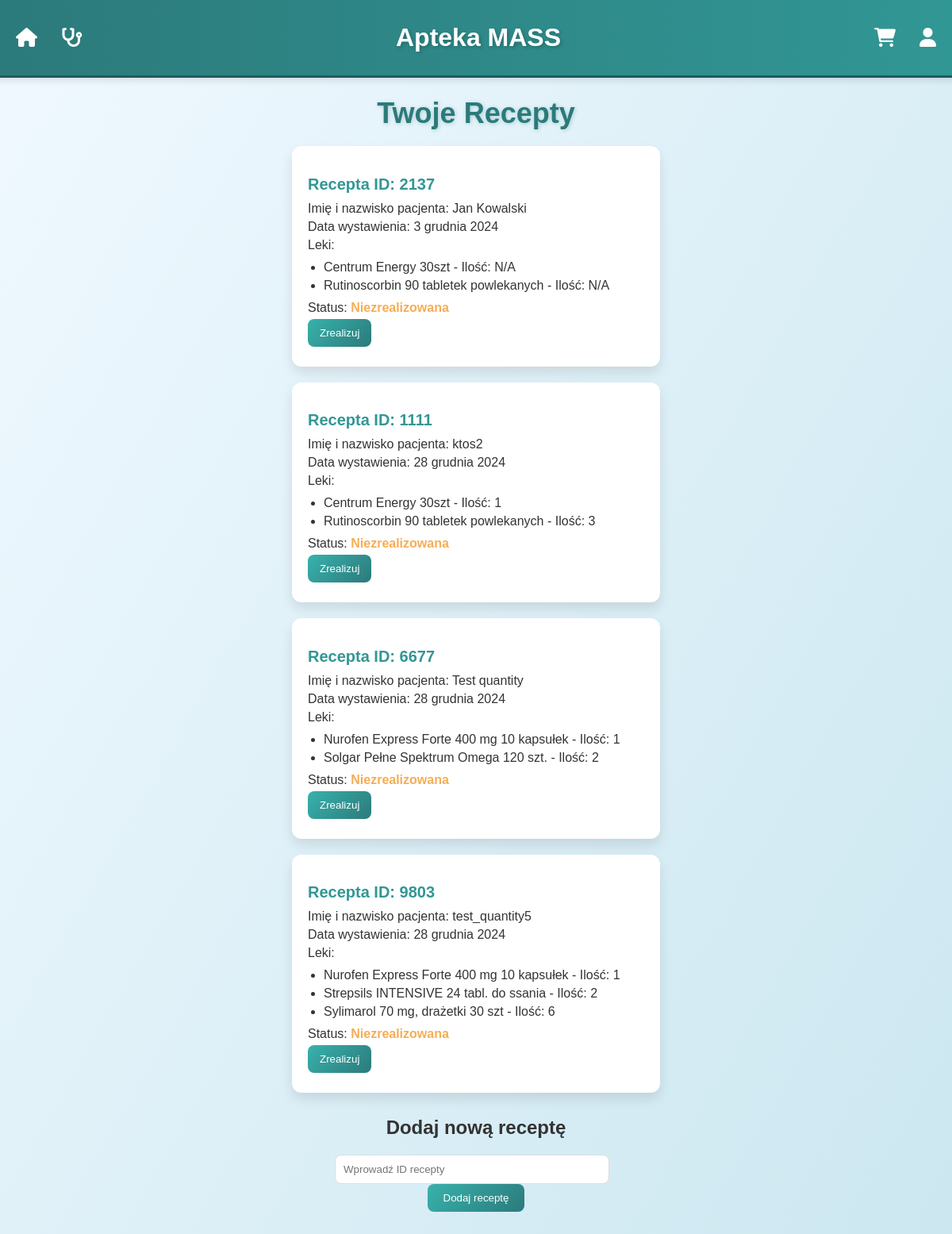
Page /mass/prescriptions/ (signed in) on the committed database.
### mass/models.py (models this page shows, shortened)
class Prescription(models.Model):
    prescription_ID = models.CharField(max_length=4, unique=True, editable=False)
    patient_name = models.CharField(max_length=255)  # User
    date_prescribed = models.DateField(default=datetime.now)
    medications = models.ManyToManyField(Medication)
    quantities = models.JSONField(blank=True, null=True, default=None)
    realized = models.BooleanField(default=False)
    added = models.BooleanField(default=False)

class Medication(models.Model):
    class Category(models.TextChoices):
        PAIN = 'pain', 'Ból'
        ALLERGY = 'allergy', 'Alergia'
        DIABETIC = 'diabetic', 'Diabetyk'
        SKIN = 'skin', 'Skóra'
        COLD = 'cold', 'Przeziębienie'
        WOUNDS = 'wounds', 'Rany i oparzenia'
        DIGESTIVE = 'digestive', 'Trawienie'
        CONTRACEPTION = 'contraception', 'Antykoncepcja'
        VITAMINS = 'vitamins', 'Witaminy'
        OTHER = 'inne', 'Inne'
    name = models.CharField(max_length=100)
    side_effects = models.CharField(max_length=200)
    price = models.DecimalField(max_digits=10, decimal_places=2, null=True, blank=True)
    description = models.TextField(null=True, blank=True)
    image = models.ImageField(upload_to='MASS/pharmacy/media/image', null=True, blank=True)
    category_tag = models.CharField(max_length=20, choices=Category.choices, default=Category.OTHER)

### mass/views.py (the view)
# urls.py: path('prescriptions/', views.prescriptions_view, name='prescriptions_view'),
@login_required
def prescriptions_view(request):
    extended_user = get_object_or_404(ExtendedUser, user=request.user)
    prescriptions = extended_user.prescriptions.all()
    error = request.GET.get('error', None)
    return render(request, 'prescriptions.html', {
        'prescriptions': prescriptions,
        'error': error
    })

### mass/templatetags/get_item.py (called while the page is built)
@register.filter
def get_item(value, index):
    try:
        return value[index]
    except IndexError:
        return None  # lub domyślna wartość, jeśli indeks jest poza zakresem

### mass/templates/prescriptions.html (shortened to what this page needs)
{% load get_item %}
<!DOCTYPE html>
<html lang="pl">
<head>
    <link rel="stylesheet" href="https://cdnjs.cloudflare.com/ajax/libs/font-awesome/6.0.0/css/all.min.css">
</head>
<body>
{% include 'navbar.html' %}
    <h1>Twoje Recepty</h1>
    <div class="container">
        {% if prescriptions.exists %}
    {% for prescription in prescriptions %}
        <div class="prescription">
            <h2>Recepta ID: {{ prescription.prescription_ID }}</h2>
            <p>Imię i nazwisko pacjenta: {{ prescription.patient_name }}</p>
            <p>Data wystawienia: {{ prescription.date_prescribed }}</p>
            <p>Leki:</p>
            <ul>
                {% for medication in prescription.medications.all %}
                    <li>
                        {{ medication.name }} -
                        {% if prescription.quantities %}
                            {% with quantity=prescription.quantities|get_item:forloop.counter0 %}
                                Ilość: {{ quantity }}
                            {% endwith %}
                        {% else %}
                            Ilość: N/A
                        {% endif %}
                    </li>
                {% endfor %}
            </ul>
            <p>Status:
                {% if prescription.realized %}
                    <span class="realized-status">Zrealizowana</span>
                {% else %}
                    <span class="not-realized-status">Niezrealizowana</span>
                    <form action="{% url 'realize_prescription' prescription.id %}" method="POST">
                        <button type="submit" class="btn-primary">Zrealizuj</button>
                    </form>
                {% endif %}
            </p>
        </div>
    {% endfor %}
{% else %}
    <p>Brak dodanych recept.</p>
{% endif %}
        <div class="add-prescription">
            <h2>Dodaj nową receptę</h2>
            <form method="POST" action="{% url 'add_prescription' %}">
                <input type="text" name="prescription_id" placeholder="Wprowadź ID recepty" required>
                <button type="submit">Dodaj receptę</button>
            </form>
        </div>
    </div>
</body>
</html>

### mass/templates/prescriptions.html (style rules this page uses)
body { font-family: Arial, sans-serif; margin: 0; padding: 0px 20px; background: linear-gradient(120deg, #f0f9ff, #cce7f0); color: #333; display: flex; flex-direction: column; align-items: center; }
h1 { color: #2c7a7b; font-size: 36px; margin-bottom: 20px; text-align: center; text-shadow: 1px 1px 5px rgba(44, 122, 123, 0.3); }
.container { max-width: 1200px; width: 40%; margin: 0 auto; }
.prescription { background: white; border-radius: 12px; box-shadow: 0 8px 15px rgba(0, 0, 0, 0.1); padding: 20px; margin-bottom: 20px; transition: transform 0.2s ease, box-shadow 0.2s ease; }
.prescription h2 { font-size: 20px; color: #319795; margin-bottom: 10px; }
.prescription p { margin: 5px 0; }
.prescription ul { margin: 10px 0; padding-left: 20px; }
.prescription ul li { margin-bottom: 5px; }
.not-realized-status { color: #f6ad55; font-weight: bold; }
.btn-primary { padding: 10px 15px; background: linear-gradient(135deg, #38b2ac, #2c7a7b); color: white; border: none; border-radius: 8px; cursor: pointer; transition: background 0.3s ease, transform 0.2s ease; }
.add-prescription { text-align: center; margin: 30px 0; }
.add-prescription input { padding: 10px; border: 1px solid #ddd; border-radius: 8px; width: calc(100% - 140px); max-width: 400px; margin-right: 10px; outline: none; transition: border-color 0.3s ease, box-shadow 0.3s ease; }
.add-prescription button { padding: 10px 20px; background: linear-gradient(135deg, #38b2ac, #2c7a7b); color: white; border: none; border-radius: 8px; cursor: pointer; transition: background 0.3s ease; }

### rows in the picture
Prescription: prescription_ID "2137", patient_name "Jan Kowalski", date_prescribed "3 grudnia 2024", realized "Niezrealizowana"
Medication: name "Centrum Energy 30szt", shows "Ilość: N/A", quantity "1"
Medication: name "Rutinoscorbin 90 tabletek powlekanych", shows "Ilość: N/A", quantity "3"
Prescription: prescription_ID "1111", patient_name "ktos2", date_prescribed "28 grudnia 2024", realized "Niezrealizowana"
Prescription: prescription_ID "6677", patient_name "Test quantity", date_prescribed "28 grudnia 2024", realized "Niezrealizowana"
Medication: name "Nurofen Express Forte 400 mg 10 kapsułek", quantity "1"
Medication: name "Solgar Pełne Spektrum Omega 120 szt.", quantity "2"
Prescription: prescription_ID "9803", patient_name "test_quantity5", date_prescribed "28 grudnia 2024", realized "Niezrealizowana"
Medication: name "Strepsils INTENSIVE 24 tabl. do ssania", quantity "2"
Medication: name "Sylimarol 70 mg, drażetki 30 szt", quantity "6"
